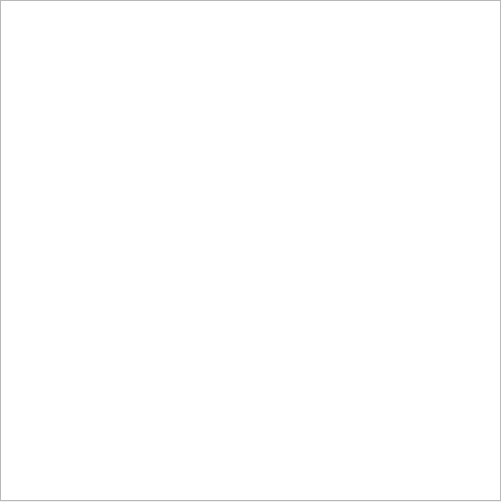
<?xml version="1.0" encoding="UTF-8"?>
<ui version="4.0">
 <class>MainWindow</class>
 <widget class="QMainWindow" name="MainWindow">
  <property name="geometry">
   <rect>
    <x>0</x>
    <y>0</y>
    <width>501</width>
    <height>502</height>
   </rect>
  </property>
  <property name="windowTitle">
   <string>MainWindow</string>
  </property>
  <widget class="QWidget" name="centralwidget">
   <widget class="QGraphicsView" name="graphicsView">
    <property name="geometry">
     <rect>
      <x>0</x>
      <y>0</y>
      <width>501</width>
      <height>501</height>
     </rect>
    </property>
   </widget>
  </widget>
 </widget>
 <resources/>
 <connections/>
</ui>
